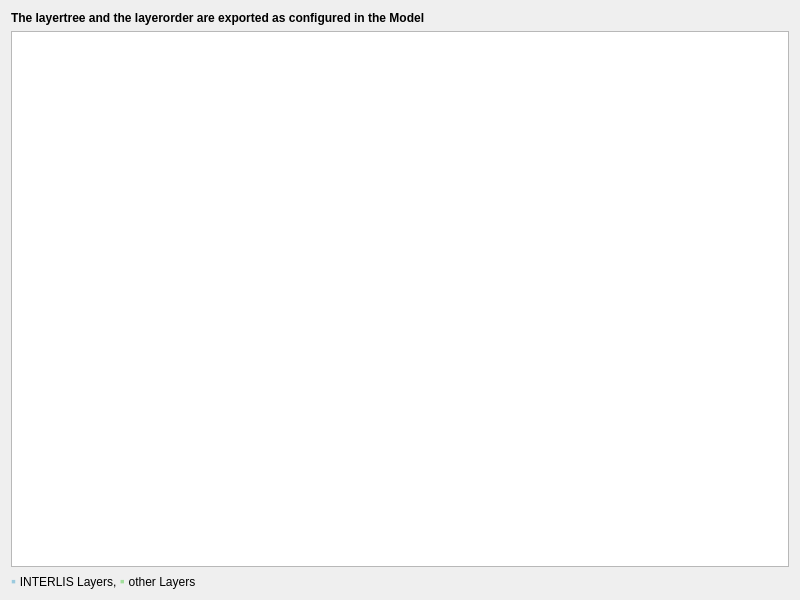
<?xml version="1.0" encoding="UTF-8"?>
<ui version="4.0">
 <class>InterlisImport</class>
 <widget class="QDialog" name="InterlisImport">
  <property name="geometry">
   <rect>
    <x>0</x>
    <y>0</y>
    <width>800</width>
    <height>600</height>
   </rect>
  </property>
  <property name="windowTitle">
   <string>Select Files</string>
  </property>
  <layout class="QGridLayout" name="gridLayout">
   <item row="0" column="0">
    <widget class="QLabel" name="description">
     <property name="minimumSize">
      <size>
       <width>0</width>
       <height>0</height>
      </size>
     </property>
     <property name="font">
      <font>
       <weight>75</weight>
       <bold>true</bold>
      </font>
     </property>
     <property name="text">
      <string>The layertree and the layerorder are exported as configured in the Model </string>
     </property>
     <property name="alignment">
      <set>Qt::AlignLeading|Qt::AlignLeft|Qt::AlignTop</set>
     </property>
     <property name="wordWrap">
      <bool>true</bool>
     </property>
    </widget>
   </item>
   <item row="1" column="0">
    <widget class="QTreeView" name="layer_table_view">
     <property name="sortingEnabled">
      <bool>true</bool>
     </property>
    </widget>
   </item>
   <item row="2" column="0">
    <widget class="QLabel" name="label">
     <property name="text">
      <string>&lt;html&gt;&lt;head/&gt;&lt;body&gt;&lt;p&gt;&lt;span style=&quot; font-size:large; color:#9bcade;&quot;&gt;▪ &lt;/span&gt;INTERLIS Layers, &lt;span style=&quot; font-size:large; color:#a1de9b;&quot;&gt;▪ &lt;/span&gt;other Layers&lt;/p&gt;&lt;/body&gt;&lt;/html&gt;</string>
     </property>
     <property name="textFormat">
      <enum>Qt::RichText</enum>
     </property>
    </widget>
   </item>
  </layout>
 </widget>
 <resources/>
 <connections/>
</ui>
